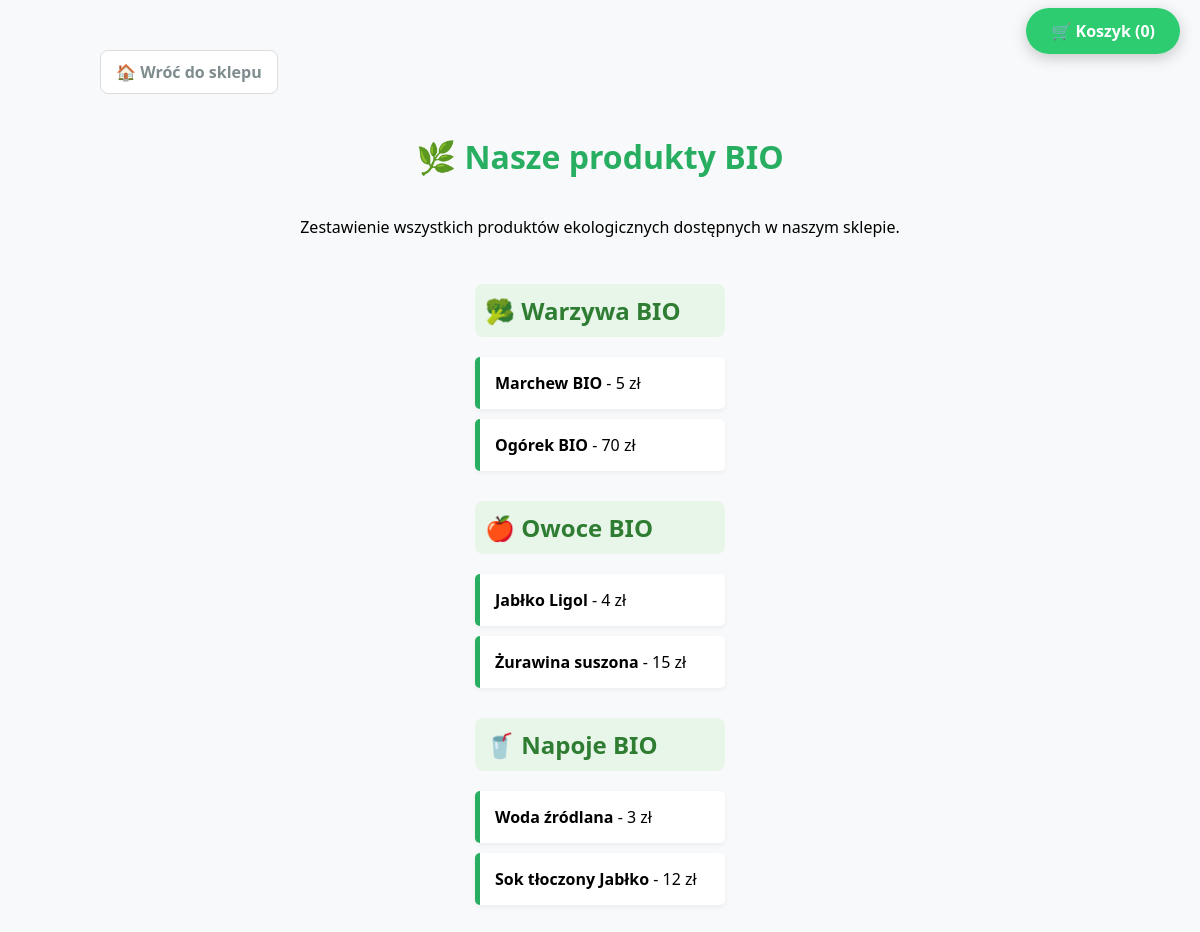
/zestawienie-bio/, run on the app's committed database.
### sklep/models.py (models this page shows)
class Warzywa(models.Model):
  nazwa = models.CharField(max_length=255)
  cena = models.PositiveIntegerField()
  czy_bio = models.BooleanField(default=True)

class Owoce(models.Model):
  nazwa = models.CharField(max_length=255)
  cena = models.PositiveIntegerField()
  czy_bio = models.BooleanField(default=True)
  czy_suszone = models.BooleanField(default=False)

class Napoje(models.Model):
  nazwa = models.CharField(max_length=255)
  cena = models.PositiveIntegerField()
  czy_bio = models.BooleanField(default=True)
  objetosc = models.FloatField(help_text="w litrach, np. 0.5")
  czy_gazowany = models.BooleanField(default=False)

### sklep/views.py (the view)
# urls.py: path('zestawienie-bio/', views.zestawienie_bio, name='zestawienie_bio'),
def zestawienie_bio(request):
    kontekst = {
        'warzywa': Warzywa.objects.filter(czy_bio=True),
        'owoce': Owoce.objects.filter(czy_bio=True),
        'napoje': Napoje.objects.filter(czy_bio=True),
        'miesa': Miesa.objects.filter(czy_bio=True),
        'pieczywo': Pieczywo.objects.filter(czy_bio=True),
    }
    return render(request, 'zestawienie_bio.html', kontekst)

### sklep/templates/zestawienie_bio.html (shortened to what this page needs)
{% extends "base.html" %}
{% block content %}
    <div style="width: 100%; max-width: 1000px; margin-bottom: 20px;">
        <a href="{% url 'sklep' %}" class="btn-back-main">🏠 Wróć do sklepu</a>
    </div>
    <h1 style="color: #27ae60;">🌿 Nasze produkty BIO</h1>
    <p>Zestawienie wszystkich produktów ekologicznych dostępnych w naszym sklepie.</p>
    <div class="bio-container">
        {% if warzywa %}
            <h2 class="category-header">🥦 Warzywa BIO</h2>
            <div class="bio-grid">
                {% for p in warzywa %}
                    <div class="bio-item">
                        <strong>{{ p.nazwa }}</strong> - {{ p.cena }} zł
                    </div>
                {% endfor %}
            </div>
        {% endif %}
        {% if owoce %}
            <h2 class="category-header">🍎 Owoce BIO</h2>
            <div class="bio-grid">
                {% for p in owoce %}
                    <div class="bio-item">
                        <strong>{{ p.nazwa }}</strong> - {{ p.cena }} zł
                    </div>
                {% endfor %}
            </div>
        {% endif %}
        {% if napoje %}
            <h2 class="category-header">🥤 Napoje BIO</h2>
            <div class="bio-grid">
                {% for p in napoje %}
                    <div class="bio-item">
                        <strong>{{ p.nazwa }}</strong> - {{ p.cena }} zł
                    </div>
                {% endfor %}
            </div>
        {% endif %}
    </div>
{% endblock %}

### sklep/templates/base.html (shortened to what this page needs)
<!DOCTYPE html>
<html lang="pl">
<head>
</head>
<body>
    <div class="top-cart-link">
        <a href="{% url 'pokaz_koszyk' %}">
            🛒 Koszyk ({{ request.session.koszyk|length|default:"0" }})
        </a>
    </div>
    {% block content %}
    {% endblock %}
</body>
</html>

### sklep/templates/base.html (style rules this page uses)
* { font-family: 'Segoe UI', Tahoma, Geneva, Verdana, sans-serif !important; box-sizing: border-box; }
body { background-color: #f8f9fa; margin: 0; display: flex; flex-direction: column; align-items: center; padding: 50px; min-height: 100vh; }
.top-cart-link { position: fixed; top: 20px; right: 20px; z-index: 1000; }
.top-cart-link a { background-color: #2ecc71; color: white; padding: 12px 25px; text-decoration: none; border-radius: 50px; font-weight: bold; box-shadow: 0 4px 15px rgba(0,0,0,0.2); }

### sklep/templates/zestawienie_bio.html (style rules this page uses)
.category-header { background-color: #e8f5e9; padding: 10px; border-radius: 8px; color: #2e7d32; margin-top: 30px; }
.bio-grid { display: grid; grid-template-columns: repeat(auto-fill, minmax(250px, 1fr)); gap: 10px; margin-top: 10px; }
.bio-item { background: white; padding: 15px; border-radius: 5px; border-left: 5px solid #27ae60; box-shadow: 0 2px 5px rgba(0,0,0,0.05); }
.btn-back-main { display: inline-block; text-decoration: none; color: #7f8c8d; font-weight: bold; padding: 10px 15px; border: 1px solid #dcdde1; border-radius: 8px; background-color: white; }

### data on the page
Warzywa: nazwa "Marchew BIO", cena "5"
Warzywa: nazwa "Ogórek BIO", cena "70"
Owoce: nazwa "Jabłko Ligol", cena "4"
Owoce: nazwa "Żurawina suszona", cena "15"
Napoje: nazwa "Woda źródlana", cena "3"
Napoje: nazwa "Sok tłoczony Jabłko", cena "12"

### other printed values
{{ request.session.koszyk|length|default:"0" }} "0"
